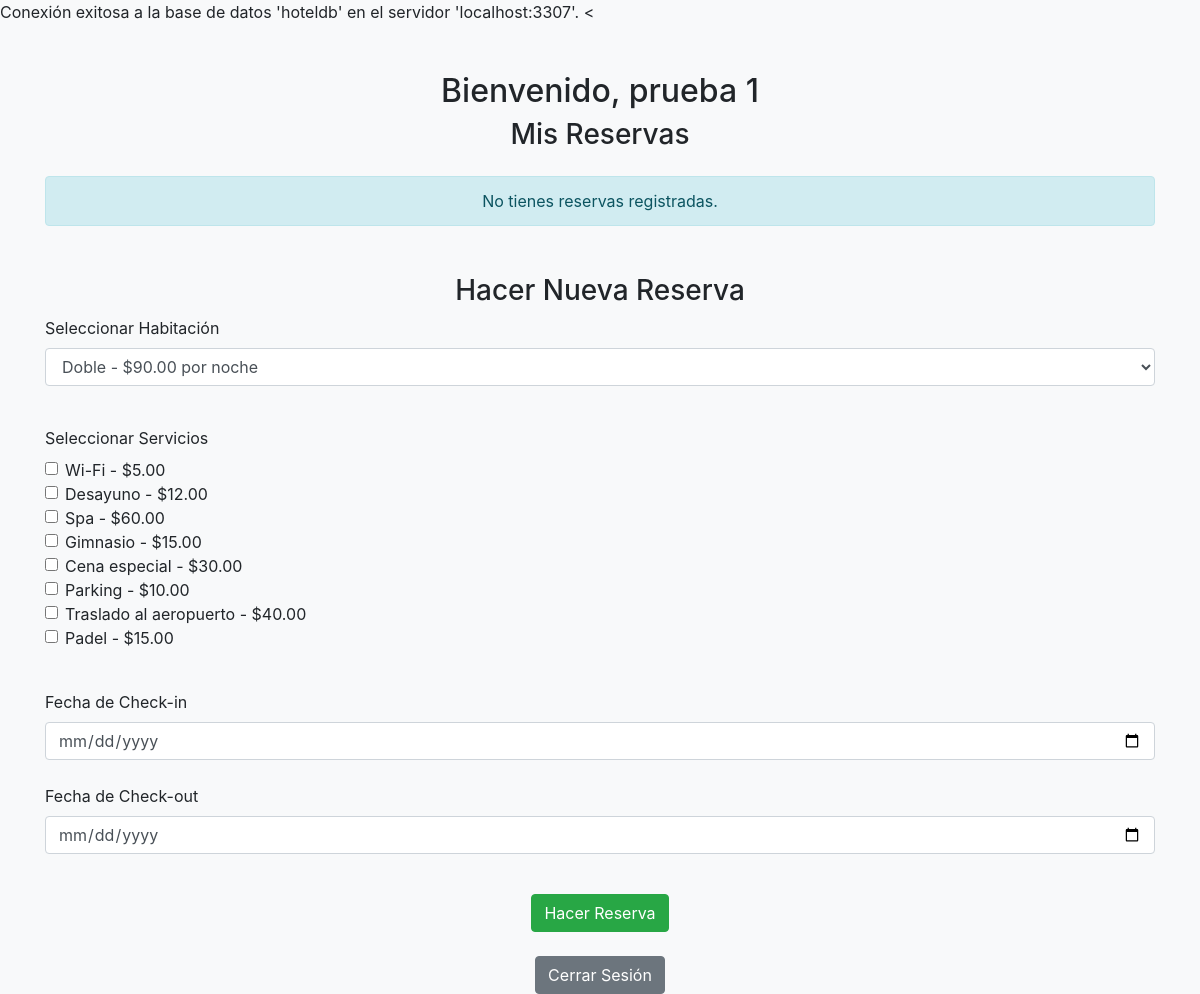
The page /cliente.php (signed in) on the database its author committed.
### tables this page shows
CREATE TABLE `usuarios` (
  `ID_usuarios` int(11) NOT NULL,
  `Nombre` varchar(100) DEFAULT NULL,
  `Apellido` varchar(100) DEFAULT NULL,
  `Email` varchar(100) DEFAULT NULL,
  `Telefono` varchar(15) DEFAULT NULL,
  `Direccion` varchar(255) DEFAULT NULL,
  `Admin` enum('Si','No') DEFAULT 'No',
  `Contrasena` varchar(255) DEFAULT NULL
);

CREATE TABLE `servicios` (
  `ID_servicios` int(11) NOT NULL,
  `Nombre` varchar(100) DEFAULT NULL,
  `Descripcion` text DEFAULT NULL,
  `Precio` decimal(10,2) DEFAULT NULL
);

### cliente.php (the view, shortened to what this page needs)
<?php
include("conexion.php");
$current_date = date('Y-m-d');
$user_email = $_SESSION['Email'];
$sql_usuario = "SELECT ID_usuarios, Nombre, Apellido FROM usuarios WHERE Email = ?";
$stmt = mysqli_prepare($conexion, $sql_usuario);
mysqli_stmt_bind_param($stmt, "s", $user_email);
mysqli_stmt_execute($stmt);
$result_usuario = mysqli_stmt_get_result($stmt);
$usuario = mysqli_fetch_assoc($result_usuario);
$id_usuario = $usuario['ID_usuarios'];
$nombre = $usuario['Nombre'];
$apellido = $usuario['Apellido'];
$sql_reservas = "SELECT r.ID_reservas, r.Fecha_check_in, r.Fecha_check_out, r.Estado_reserva, r.Total_reserva, h.Tipo AS HabitacionTipo
                 FROM reservas r
                 JOIN habitaciones h ON r.ID_habitaciones = h.ID_habitaciones
                 WHERE r.id_usuarios = ? AND r.Estado_reserva = 'Confirmada'";
$stmt_reservas = mysqli_prepare($conexion, $sql_reservas);
mysqli_stmt_bind_param($stmt_reservas, "i", $id_usuario);
mysqli_stmt_execute($stmt_reservas);
$result_reservas = mysqli_stmt_get_result($stmt_reservas);
?>
<<!DOCTYPE html>
<html lang="es">
<head>
  <link href="https://stackpath.bootstrapcdn.com/bootstrap/4.5.2/css/bootstrap.min.css" rel="stylesheet">
</head>
<body class="bg-light">
  <div class="container mt-5">
    <h2 class="text-center">Bienvenido, <?php echo htmlspecialchars($nombre . " " . $apellido); ?></h2>
    <h3 class="text-center mb-4">Mis Reservas</h3>
    <?php if (mysqli_num_rows($result_reservas) > 0) { ?>
      <table class="table table-bordered table-striped">
        <thead>
          <tr>
            <th>ID Reserva</th>
            <th>Habitación</th>
            <th>Check-in</th>
            <th>Check-out</th>
            <th>Confirmación</th>
            <th>Total Reserva</th>
            <th>Opciones</th>
          </tr>
        </thead>
        <tbody>
          <?php while ($reserva = mysqli_fetch_assoc($result_reservas)) { ?>
            <tr>
              <td><?php echo $reserva['ID_reservas']; ?></td>
              <td><?php echo htmlspecialchars($reserva['HabitacionTipo']); ?></td>
              <td><?php echo $reserva['Fecha_check_in']; ?></td>
              <td><?php echo $reserva['Fecha_check_out']; ?></td>
              <td><?php echo $reserva['Estado_reserva']; ?></td>
              <td>$<?php echo number_format($reserva['Total_reserva'], 2); ?></td>
              <td>
                <form method="post" action="cliente.php" onsubmit="return confirm('¿Seguro que deseas cancelar esta reserva?');">
                  <input type="hidden" name="accion" value="cancelar">
                  <input type="hidden" name="id_reserva" value="<?php echo $reserva['ID_reservas']; ?>">
                  <button type="submit" class="btn btn-danger btn-sm">Cancelar</button>
                </form>
              </td>
            </tr>
          <?php } ?>
        </tbody>
      </table>
    <?php } else { ?>
      <div class="alert alert-info text-center">No tienes reservas registradas.</div>
    <?php } ?>
    <h3 class="text-center mt-5">Hacer Nueva Reserva</h3>
    <form method="post" action="cliente.php">
      <div class="form-group">
        <label for="id_habitacion">Seleccionar Habitación</label>
        <select name="id_habitacion" id="id_habitacion" class="form-control" required>
          <?php
          $sql_habitaciones = "SELECT * FROM Habitaciones WHERE Estado = 'Disponible'";
          $result_habitaciones = mysqli_query($conexion, $sql_habitaciones);
          while ($row = mysqli_fetch_assoc($result_habitaciones)) {
              echo "<option value='" . $row['ID_habitaciones'] . "'>" . $row['Tipo'] . " - $" . $row['Precio_noche'] . " por noche</option>";
          }
          ?>
        </select>
      </div>
      <br>
      <div class="form-group">
        <label>Seleccionar Servicios</label>
        <?php
        $sql_servicios = "SELECT * FROM Servicios";
        $result_servicios = mysqli_query($conexion, $sql_servicios);
        while ($row = mysqli_fetch_assoc($result_servicios)) {
            echo "<div class='form-check'>";
            echo "<input type='checkbox' name='servicios[]' value='" . $row['ID_servicios'] . "' class='form-check-input' id='servicio_" . $row['ID_servicios'] . "'>";
            echo "<label class='form-check-label' for='servicio_" . $row['ID_servicios'] . "'>" . $row['Nombre'] . " - $" . $row['Precio'] . "</label>";
            echo "</div>";
        }
        ?>
      </div>
      <br>
      <div class="form-group">
        <label for="fecha_check_in">Fecha de Check-in</label>
        <input type="date" name="fecha_check_in" id="fecha_check_in" class="form-control" required min="<?php echo $current_date; ?>">
        <br>
        <label for="fecha_check_out">Fecha de Check-out</label>
        <input type="date" name="fecha_check_out" id="fecha_check_out" class="form-control" required min="<?php echo $current_date; ?>">
      </div>
      <br>
      <div class="text-center">
        <button type="submit" class="btn btn-success">Hacer Reserva</button>
      </div>
    </form>
    <div class="text-center mt-4">
      <a href="cliente.php?accion=logout" class="btn btn-secondary">Cerrar Sesión</a>
    </div>
  </div>
</body>
</html>

### rows shown on the page
usuarios: Nombre+Apellido "prueba 1"
servicios: Nombre "Wi-Fi", Precio "5.00"
servicios: Nombre "Desayuno", Precio "12.00"
servicios: Nombre "Spa", Precio "60.00"
servicios: Nombre "Gimnasio", Precio "15.00"
servicios: Nombre "Cena especial", Precio "30.00"
servicios: Nombre "Parking", Precio "10.00"
servicios: Nombre "Traslado al aeropuerto", Precio "40.00"
servicios: Nombre "Padel", Precio "15.00"

### other values the page prints
$nombre_base_datos "hoteldb"
$servidor "localhost:3307"
form field id_habitacion "Doble - $90.00 por noche"
